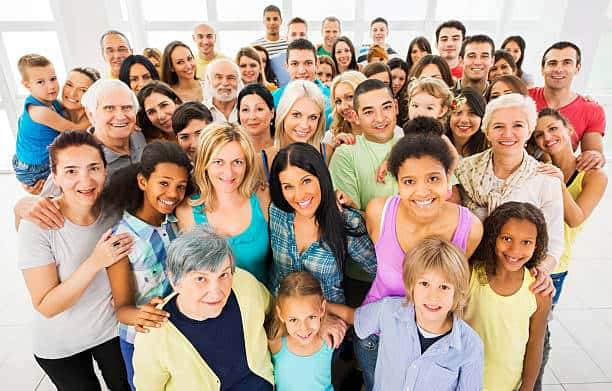
#> input picture Images/Group2.jpg, 612 x 391 px
$ jupyter execute face_detection.ipynb
#> lines starting #> are read from the running program, lines starting #| are printed output that depends on the picture; after the words box and inside, x2 and y2 are one past the last pixel; in counts of white or black regions, pixels touching at a corner belong together
[cell 1]
import cv2 as cv
import numpy as np

Read the original image from the file 'cat.jpg'

[cell 2]
img = cv.imread('../../Images/Group2.jpg')
#> img is the input picture: shape (391, 612, 3); mean B, G, R 146.8, 162, 182.3
cv.imshow('Person', img)

Convert the original image to grayscale

[cell 3]
gray = cv.cvtColor(img, cv.COLOR_BGR2GRAY)
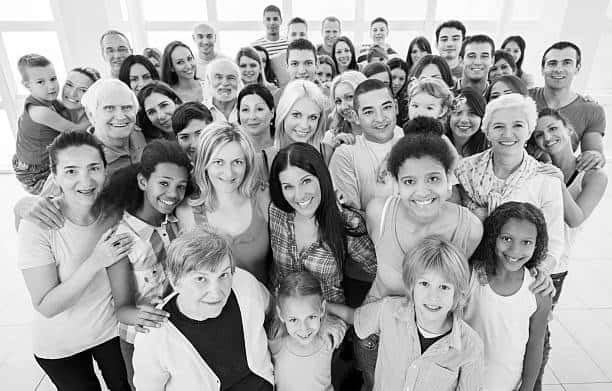
#> gray: shape (391, 612); min 0, max 255, mean 166.4
cv.imshow('Gray', gray)

Load the Cascade Classifier

[cell 4]
haar_cascade = cv.CascadeClassifier('haar_face.xml')
# Detect faces
faces_rect = haar_cascade.detectMultiScale(gray, scaleFactor=1.1, minNeighbors=1)# scaleFactor=1.1, minNeighbors=3
#> faces_rect = 34 rows, first 6: [260, 10, 25, 25], [367, 20, 24, 24], [319, 22, 24, 24], [191, 26, 27, 27], [331, 42, 26, 26], [234, 55, 28, 28]

Print the number of faces detected

[cell 5]
print(f'Number of faces detected: {len(faces_rect)}')
#| Number of faces detected: 34

[cell 6]
for(x,y,w,h) in faces_rect:
  cv.rectangle(img, (x,y), (x+w, y+h), (0,255,0), thickness=2)
#> this loop made 34 passes
#> (x, y, w, h) on passes 1 to 12: (260, 10, 25, 25), (367, 20, 24, 24), (319, 22, 24, 24), (191, 26, 27, 27), (331, 42, 26, 26), (234, 55, 28, 28), (385, 69, 25, 25), (434, 27, 32, 32), (102, 38, 30, 30), (171, 50, 29, 29), (126, 66, 30, 30), (284, 50, 35, 35)
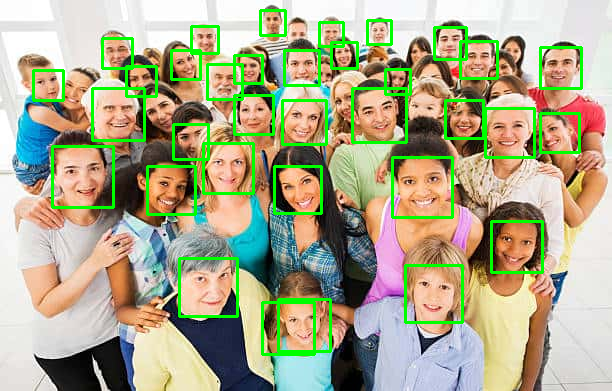
#> img: shape (391, 612, 3); 6.69% of pixels changed, all inside (x1, y1, x2, y2) = (32, 9, 583, 356)

[cell 7]
cv.imshow('Detected Faces', img)

These method is useful for simple images but if you have more complex images is not the best choice <br>
These method is so sensible to images with noise

[cell 8]
cv.waitKey(0)
#> Out = 27

$ run again, with Images/Group.jpg copied over Images/Group2.jpg
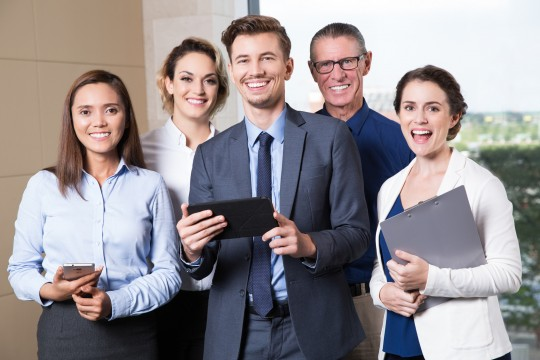
#> input picture Images/Group.jpg, 540 x 360 px
#> img is the input picture: shape (360, 540, 3); mean B, G, R 145, 141.8, 148.5
#> `gray = cv.cvtColor(img, cv.COLOR_BGR2GRAY)`:
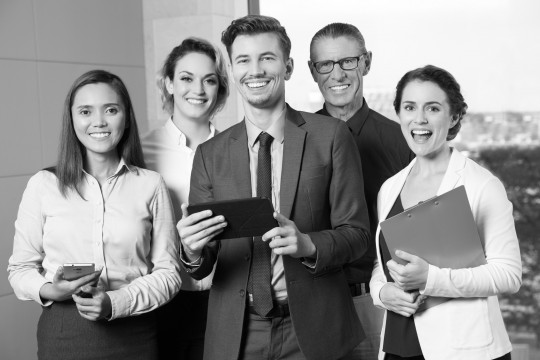
#> gray: shape (360, 540); min 0, max 255, mean 144.2
#> faces_rect = [[166, 56, 61, 61], [389, 83, 64, 64], [223, 34, 64, 64], [306, 38, 63, 63], [152, 58, 55, 55], [66, 85, 64, 64]]
#| Number of faces detected: 6
#> the loop `for(x,y,w,h) in faces_rect:` made 6 passes
#> after the loop `for(x,y,w,h) in faces_rect:`:
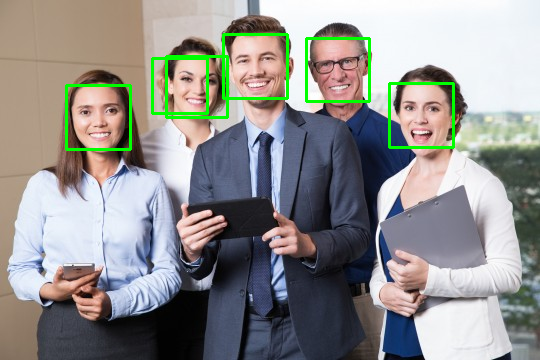
#> img: shape (360, 540, 3); 2.24% of pixels changed, all inside (x1, y1, x2, y2) = (65, 33, 455, 151)
#> Out = 27

$ run again, with Images/cat.jpg copied over Images/Group2.jpg
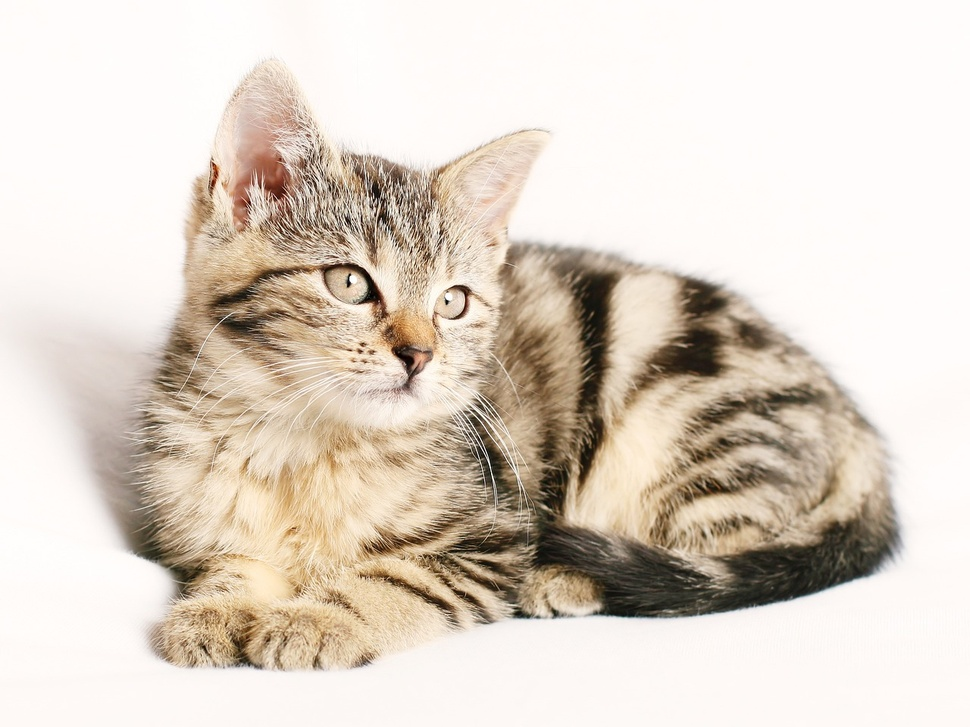
#> input picture Images/cat.jpg, 970 x 727 px, shrunk from 1280 x 960 before the run
#> img is the input picture: shape (727, 970, 3); mean B, G, R 198.9, 210.7, 221.5
#> `gray = cv.cvtColor(img, cv.COLOR_BGR2GRAY)`:
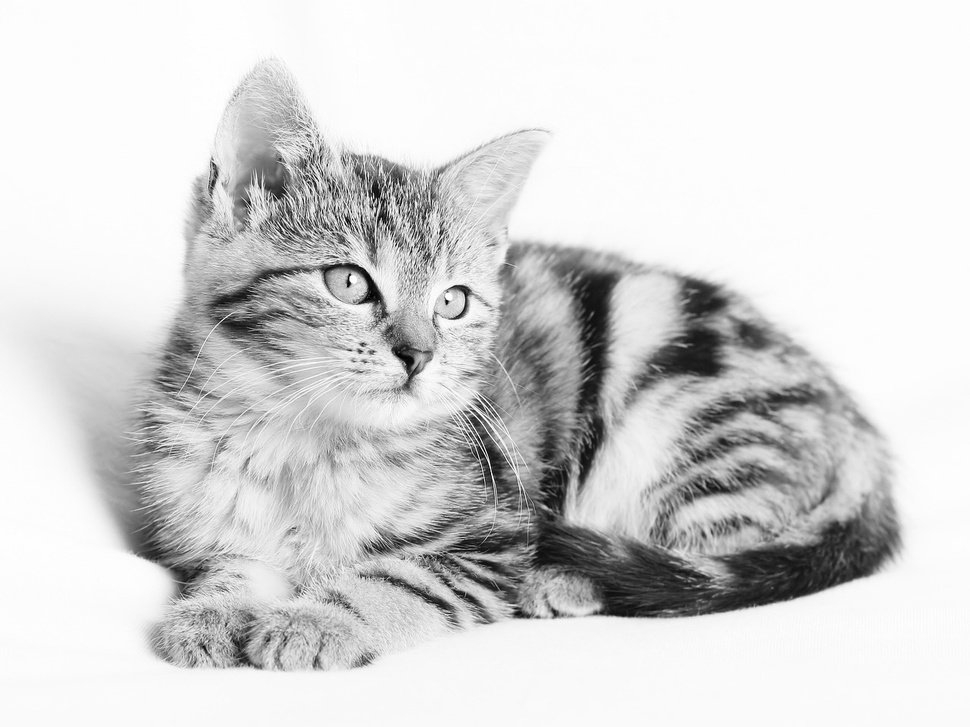
#> gray: shape (727, 970); min 1, max 255, mean 212.6
#> faces_rect = [[208, 186, 28, 28], [468, 284, 57, 57], [587, 378, 62, 62]]
#| Number of faces detected: 3
#> the loop `for(x,y,w,h) in faces_rect:` made 3 passes
#> after the loop `for(x,y,w,h) in faces_rect:`:
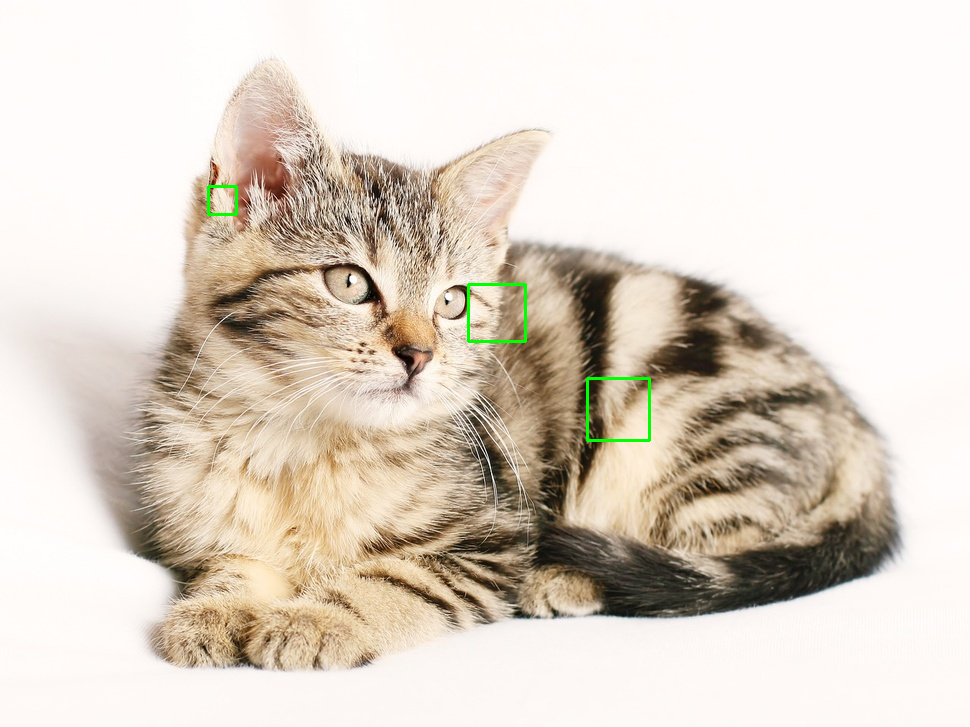
#> img: shape (727, 970, 3); 0.25% of pixels changed, all inside (x1, y1, x2, y2) = (207, 185, 651, 442)
#> Out = 27
